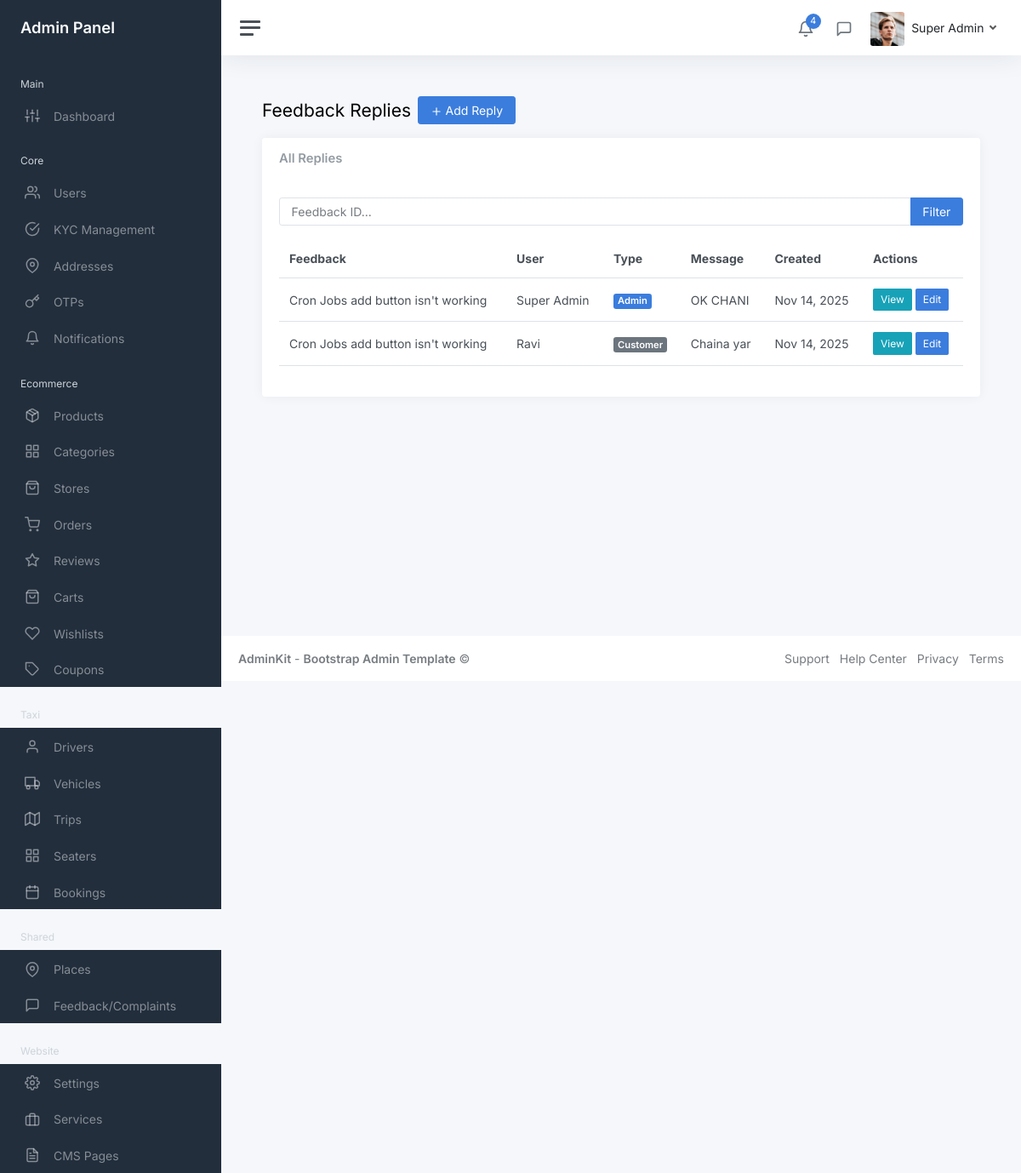
Screenshot of /myadmin/shared/feedback-replies/ (signed in) with the database file from the repository.
### core/models.py (models this page shows, shortened)
class User(AbstractUser):
    COUNTRY_CODE_CHOICES = [
        ('+977', '+977'),
        ('+91', '+91'),
    ]
    COUNTRY_CHOICES = [
        ('Nepal', 'Nepal'),
        ('India', 'India'),
    ]
    phone = models.CharField(max_length=15, unique=True)
    name = models.CharField(max_length=100)
    email = models.EmailField(blank=True, null=True)
    country_code = models.CharField(max_length=5, choices=COUNTRY_CODE_CHOICES, default='+977')
    country = models.CharField(max_length=10, choices=COUNTRY_CHOICES, default='Nepal')
    fcm_token = models.CharField(max_length=255, blank=True, null=True)
    profile_picture = models.ImageField(upload_to='profile_pictures/', blank=True, null=True)
    national_id = models.CharField(max_length=50, blank=True, null=True, help_text='National ID number')
    national_id_document = models.ImageField(upload_to='kyc_documents/', blank=True, null=True, help_text='National ID document image')
    pan_no = models.CharField(max_length=20, blank=True, null=True, help_text='PAN (Permanent Account Number)')
    pan_document = models.ImageField(upload_to='kyc_documents/', blank=True, null=True, help_text='PAN document image')
    is_kyc_verified = models.BooleanField(default=False, help_text='Whether KYC has been verified by admin')
    kyc_submitted_at = models.DateTimeField(blank=True, null=True, help_text='When user submitted KYC information')
    kyc_verified_at = models.DateTimeField(blank=True, null=True, help_text='When KYC was verified by admin')
    kyc_rejected_at = models.DateTimeField(blank=True, null=True, help_text='When KYC was rejected by admin')
    kyc_rejection_reason = models.TextField(blank=True, null=True, help_text='Reason for KYC rejection')
    created_at = models.DateTimeField(auto_now_add=True)
    updated_at = models.DateTimeField(auto_now=True)
    first_name = None
    last_name = None
    objects = UserManager()
    USERNAME_FIELD = 'phone'
    REQUIRED_FIELDS = ['name']
    class Meta:
        ordering = ['-created_at']

### shared/models.py (models this page shows, shortened)
class FeedbackComplainReply(models.Model):
    feedback_complain = models.ForeignKey(
        FeedbackComplain,
        on_delete=models.CASCADE,
        related_name='replies'
    )
    user = models.ForeignKey(User, on_delete=models.CASCADE, related_name='feedback_replies')
    is_admin_reply = models.BooleanField(default=False)
    message = models.TextField()
    created_at = models.DateTimeField(auto_now_add=True)
    class Meta:
        ordering = ['created_at']
        verbose_name = 'Feedback/Complain Reply'
        verbose_name_plural = 'Feedback/Complain Replies'

class FeedbackComplain(models.Model):
    TYPE_CHOICES = [
        ('feedback', 'Feedback'),
        ('complain', 'Complain'),
    ]
    STATUS_CHOICES = [
        ('pending', 'Pending'),
        ('in_progress', 'In Progress'),
        ('resolved', 'Resolved'),
        ('closed', 'Closed'),
    ]
    user = models.ForeignKey(User, on_delete=models.CASCADE, related_name='feedback_complains')
    subject = models.CharField(max_length=200)
    message = models.TextField()
    type = models.CharField(max_length=20, choices=TYPE_CHOICES, default='feedback')
    status = models.CharField(max_length=20, choices=STATUS_CHOICES, default='pending')
    created_at = models.DateTimeField(auto_now_add=True)
    updated_at = models.DateTimeField(auto_now=True)
    class Meta:
        ordering = ['-created_at']
        verbose_name = 'Feedback/Complain'
        verbose_name_plural = 'Feedbacks/Complains'

### myadmin/views/shared/feedback_reply_views.py (the view)
# urls.py: path('feedback-replies/', feedback_reply_views.FeedbackComplainReplyListView.as_view(), name='feedback_reply_list'),
class FeedbackComplainReplyListView(StaffRequiredMixin, ListView):
    model = FeedbackComplainReply
    template_name = 'admin/shared/feedback_reply_list.html'
    context_object_name = 'replies'
    paginate_by = 20
    def get_queryset(self):
        feedback_id = self.request.GET.get('feedback')
        queryset = FeedbackComplainReply.objects.select_related('feedback_complain', 'user').order_by('created_at')
        if feedback_id:
            queryset = queryset.filter(feedback_complain_id=feedback_id)
        return queryset
    def get_context_data(self, **kwargs):
        context = super().get_context_data(**kwargs)
        context['feedback_id'] = self.request.GET.get('feedback', '')
        return context

### myadmin/mixins.py (called while the page is built)
    def test_func(self):
        return self.request.user.is_staff

### myadmin/templates/admin/shared/feedback_reply_list.html (shortened to what this page needs)
{% extends 'admin/layouts/base.html' %}
{% block content %}
<div class="container-fluid p-0">
    <div class="mb-3"><h1 class="h3 d-inline align-middle">Feedback Replies</h1><a class="btn btn-primary ms-2" href="{% url 'myadmin:shared:feedback_reply_create' %}"><i class="align-middle" data-feather="plus"></i> Add Reply</a></div>
    <div class="row"><div class="col-12"><div class="card"><div class="card-header"><h5 class="card-title mb-0">All Replies</h5></div><div class="card-body">
        <form method="get" class="mb-3"><div class="input-group"><input type="text" class="form-control" name="feedback" placeholder="Feedback ID..." value="{{ feedback_id }}"><button class="btn btn-primary" type="submit">Filter</button></div></form>
        <table class="table table-hover"><thead><tr><th>Feedback</th><th>User</th><th>Type</th><th>Message</th><th>Created</th><th>Actions</th></tr></thead><tbody>
            {% for reply in replies %}<tr><td>{{ reply.feedback_complain.subject }}</td><td>{{ reply.user.name }}</td><td>{% if reply.is_admin_reply %}<span class="badge bg-primary">Admin</span>{% else %}<span class="badge bg-secondary">Customer</span>{% endif %}</td><td>{{ reply.message|truncatewords:10 }}</td><td>{{ reply.created_at|date:"M d, Y" }}</td><td><a href="{% url 'myadmin:shared:feedback_reply_detail' reply.pk %}" class="btn btn-sm btn-info">View</a> <a href="{% url 'myadmin:shared:feedback_reply_update' reply.pk %}" class="btn btn-sm btn-primary">Edit</a></td></tr>{% empty %}<tr><td colspan="6" class="text-center">No replies found</td></tr>{% endfor %}
        </tbody></table>
    </div></div></div></div>
</div>
{% endblock %}

### templates/admin/layouts/header.html (shortened to what this page needs)
{% load static %}
<nav class="navbar navbar-expand navbar-light navbar-bg">
    <a class="sidebar-toggle js-sidebar-toggle"><i class="hamburger align-self-center"></i></a>
    <div class="navbar-collapse collapse">
      <ul class="navbar-nav navbar-align">
        <li class="nav-item dropdown">
          <a class="nav-icon dropdown-toggle" href="#" id="alertsDropdown" data-bs-toggle="dropdown">
            <div class="position-relative">
              <i class="align-middle" data-feather="bell"></i>
              <span class="indicator">4</span>
            </div>
          </a>
        </li>
        <li class="nav-item dropdown">
          <a class="nav-icon dropdown-toggle" href="#" id="messagesDropdown" data-bs-toggle="dropdown">
            <div class="position-relative">
              <i class="align-middle" data-feather="message-square"></i>
            </div>
          </a>
        </li>
        <li class="nav-item dropdown">
          <a class="nav-link dropdown-toggle d-none d-sm-inline-block" href="#" data-bs-toggle="dropdown">
            {% if user.profile_picture %}
              <img src="{{ user.profile_picture.url }}" class="avatar img-fluid rounded me-1" alt="{{ user.name }}" />
            {% else %}
              <img src="{% static 'myadmin/img/avatars/avatar.jpg' %}" class="avatar img-fluid rounded me-1" alt="{{ user.name }}" />
            {% endif %}
            <span class="text-dark">{{ user.name }}</span>
          </a>
        </li>
      </ul>
    </div>
  </nav>

### rows the page displays
User: name "Super Admin"
FeedbackComplainReply: feedback_complain.subject "Cron Jobs add button isn't working", user.name "Super Admin", is_admin_reply "Admin", message "OK CHANI", created_at "Nov 14, 2025"
FeedbackComplainReply: feedback_complain.subject "Cron Jobs add button isn't working", user.name "Ravi", is_admin_reply "Customer", message "Chaina yar", created_at "Nov 14, 2025"
